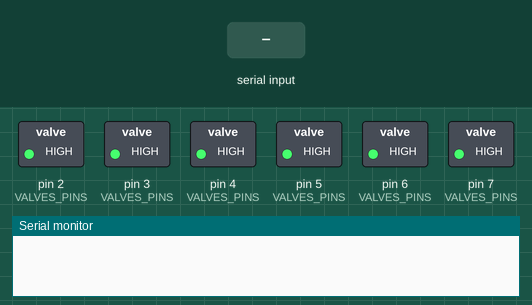
Bench run of a sketch on a simulated Arduino Uno, built with avr-gcc and run on an emulated ATmega328P. Parts: switched loads named in the sketch (green lamp = pin HIGH), the last lines printed to the serial monitor. The test bench sets the inputs (shaded band).

Above: at 1.2 s.
1.3 s: "toggle\n" received over Serial
At 2.1 s:
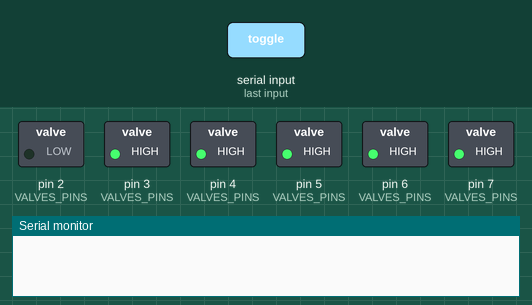
3.8 s: "close\n" received over Serial
At 4.6 s:
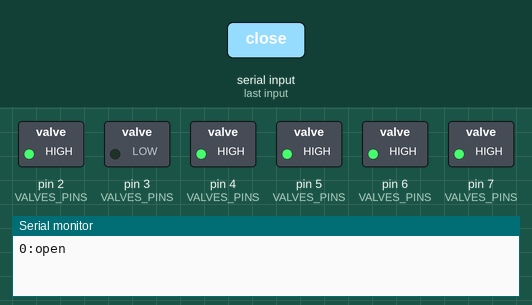
Timing chart, 0 to 6.8 s (numbered marks = the images above; inputs shaded):
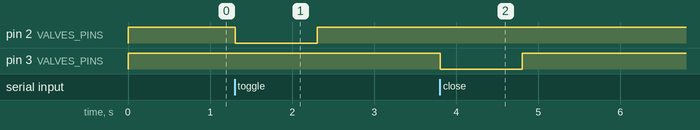

The sketch:

relay-control.ino
```cpp
const int BUAD_RATE = 9600;

const byte NUM_OF_VALVES = 3;
// false - open, true - closed
#define VALVE_OPEN 0
#define VALVE_CLOSE 1
boolean VALVES_STATE[] = {VALVE_CLOSE, VALVE_CLOSE, VALVE_CLOSE};
// 1st element - opening pin, 2nd element - closing pin
const byte VALVES_PINS[NUM_OF_VALVES][2] = { {2, 3}, {4, 5}, {6, 7} };
const int VALVES_DELAYS[] = {1000, 1000, 1000};

void setup() {
    Serial.begin(BUAD_RATE);
    for (int i = 0; i < NUM_OF_VALVES; ++i)
        for (int j = 0; j < 2; ++j) {
            pinMode(VALVES_PINS[i][j], OUTPUT);
            digitalWrite(VALVES_PINS[i][j], HIGH);
        }
}

void loop() {
    /*
     * serial message format: {valve_number}:{command}
     * valve_number: [0, NUM_OF_VALVES)
     * command: {open, close, toggle}
     */
    if (Serial.available()) {
        String buff = Serial.readStringUntil('\n');
        int delimPos = buff.indexOf(':');
        int valveN = atoi(buff.substring(0, delimPos).c_str());
        if (valveN >= NUM_OF_VALVES || valveN < 0) {
            Serial.println("Unknown valveN: " + valveN);
        } else {
            String command = buff.substring(delimPos + 1);
            if (command == "toggle") {
                valve_toggle(valveN);
            } else if (command == "open") {
                valve_open(valveN);
            } else if (command == "close") {
                valve_close(valveN);
            } else {
                Serial.println("Unknown command: " + command);
            }
            Serial.print(valveN); Serial.println(VALVES_STATE[valveN] == VALVE_OPEN ? ":open" : ":close");
        }
    }
}

/*
 * Valve control functions
 */
void valve_toggle(int valveNum) {
    if (VALVES_STATE[valveNum] == VALVE_CLOSE) { // valve is closed, opening
        valve_open(valveNum);
    } else { // closing
        valve_close(valveNum);
    }
}

void valve_close(int valveNum) {
    digitalWrite(VALVES_PINS[valveNum][VALVE_CLOSE], LOW);
    delay(VALVES_DELAYS[valveNum]);
    digitalWrite(VALVES_PINS[valveNum][VALVE_CLOSE], HIGH);
    VALVES_STATE[valveNum] = VALVE_CLOSE;
}

void valve_open(int valveNum) {
    digitalWrite(VALVES_PINS[valveNum][VALVE_OPEN], LOW);
    delay(VALVES_DELAYS[valveNum]);
    digitalWrite(VALVES_PINS[valveNum][VALVE_OPEN], HIGH);
    VALVES_STATE[valveNum] = VALVE_OPEN;
}
```

Measured:
- after the input at 1.3 s, pin 2 (VALVES_PINS): HIGH → LOW at once, → HIGH 1.0 s later
- after the input at 3.8 s, pin 3 (VALVES_PINS): HIGH → LOW at once, → HIGH 1.0 s later
